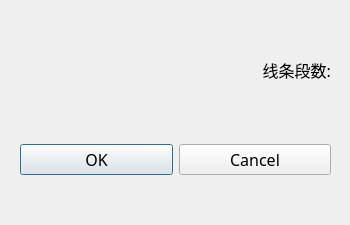
<?xml version="1.0" encoding="UTF-8"?>
<ui version="4.0">
 <class>GenCrvDialog</class>
 <widget class="QDialog" name="GenCrvDialog">
  <property name="geometry">
   <rect>
    <x>0</x>
    <y>0</y>
    <width>350</width>
    <height>225</height>
   </rect>
  </property>
  <property name="windowTitle">
   <string>GenerateCurves</string>
  </property>
  <widget class="QWidget" name="horizontalLayoutWidget">
   <property name="geometry">
    <rect>
     <x>20</x>
     <y>30</y>
     <width>311</width>
     <height>80</height>
    </rect>
   </property>
   <layout class="QHBoxLayout" name="horizontalLayout">
    <item>
     <widget class="QLabel" name="label">
      <property name="font">
       <font>
        <family>微软雅黑</family>
        <pointsize>12</pointsize>
        <weight>50</weight>
        <italic>false</italic>
        <bold>false</bold>
       </font>
      </property>
      <property name="text">
       <string>线条段数:</string>
      </property>
      <property name="textFormat">
       <enum>Qt::PlainText</enum>
      </property>
      <property name="alignment">
       <set>Qt::AlignRight|Qt::AlignTrailing|Qt::AlignVCenter</set>
      </property>
     </widget>
    </item>
   </layout>
  </widget>
  <widget class="QWidget" name="horizontalLayoutWidget_2">
   <property name="geometry">
    <rect>
     <x>20</x>
     <y>120</y>
     <width>311</width>
     <height>80</height>
    </rect>
   </property>
   <layout class="QHBoxLayout" name="horizontalLayout_2">
    <item>
     <widget class="QPushButton" name="OKBtn">
      <property name="font">
       <font>
        <family>微软雅黑 Light</family>
        <pointsize>12</pointsize>
       </font>
      </property>
      <property name="text">
       <string>OK</string>
      </property>
     </widget>
    </item>
    <item>
     <widget class="QPushButton" name="CancelBtn">
      <property name="font">
       <font>
        <family>微软雅黑 Light</family>
        <pointsize>12</pointsize>
       </font>
      </property>
      <property name="text">
       <string>Cancel</string>
      </property>
     </widget>
    </item>
   </layout>
  </widget>
 </widget>
 <resources/>
 <connections/>
</ui>
